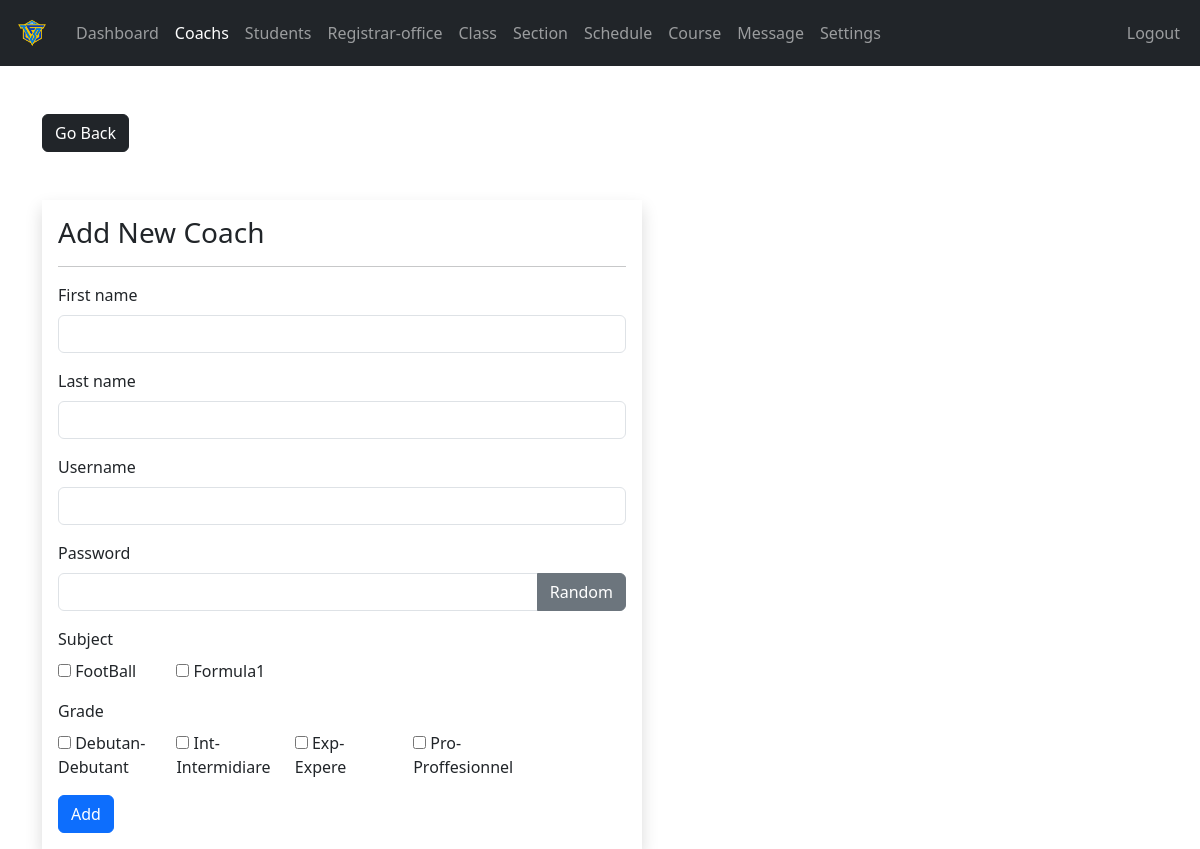
The app's page /admin/coach-add.php (signed in) with its own data.
### tables this page shows
CREATE TABLE `subjects` (
  `subject_id` int(11) NOT NULL,
  `subject` varchar(31) NOT NULL,
  `subject_code` varchar(31) NOT NULL
);

CREATE TABLE `grades` (
  `grade_id` int(11) NOT NULL,
  `grade` varchar(31) NOT NULL,
  `grade_code` varchar(7) NOT NULL
);

### admin/data/subject.php (called while the page is built, shortened)
<?php
function getAllSubjects($conn){
    $sql = "SELECT * FROM subjects";
    $stmt = $conn->prepare($sql);
    $stmt->execute();
    if ($stmt->rowCount() >= 1) {
        $subjects = $stmt->fetchAll();
        return $subjects;
    }else {
        return 0;
    }
}
?>

### admin/data/grade.php (called while the page is built, shortened)
<?php
function getAllGrades($conn){
    $sql = "SELECT * FROM grades";
    $stmt = $conn->prepare($sql);
    $stmt->execute();
    if ($stmt->rowCount() >= 1) {
        $grades = $stmt->fetchAll();
        return $grades;
    }else {
        return 0;
    }
}
?>

### admin/coach-add.php (the view, shortened to what this page needs)
<?php
if (isset($_SESSION['admin_id']) &&
    isset($_SESSION['role'])) {
    if ($_SESSION['role'] == 'Admin') {
       include "../Connexion_BDD.php";
       include "data/subject.php";
       include "data/grade.php";
       $subjects = getAllSubjects($conn);
       $grades = getAllGrades($conn);
       $fname = '';
       $lname = '';
       $uname = '';
 ?>
<!DOCTYPE html>
<html lang="en">
<head>
    <link rel="stylesheet" type="text/css" href="../css/style.css">
    <link rel="stylesheet" href="https://cdn.jsdelivr.net/npm/bootstrap@5.3.3/dist/css/bootstrap.min.css">
    <link rel="stylesheet" href="https://cdnjs.cloudflare.com/ajax/libs/font-awesome/4.7.0/css/font-awesome.min.css">
</head>
<body>
<?php
        include "inc/navbar.php";
     ?>
     <div class="container mt-5">
        <a href="coach.php"
           class="btn btn-dark">Go Back</a>
        <form method="post"
              class="shadow p-3 mt-5 form-w"
              action="req/coach-add.php">
        <h3>Add New Coach</h3><hr>
        <div class="mb-3">
          <label class="form-label">First name</label>
          <input type="text"
                 class="form-control"
                 value="<?=$fname?>"
                 name="fname">
        </div>
        <div class="mb-3">
          <label class="form-label">Last name</label>
          <input type="text"
                 class="form-control"
                 value="<?=$lname?>"
                 name="lname">
        </div>
        <div class="mb-3">
          <label class="form-label">Username</label>
          <input type="text"
                 class="form-control"
                 value="<?=$uname?>"
                 name="username">
        </div>
        <div class="mb-3">
          <label class="form-label">Password</label>
          <div class="input-group mb-3">
              <input type="text"
                     class="form-control"
                     name="pass"
                     id="passInput">
              <button class="btn btn-secondary"
                      id="gBtn">
                      Random</button>
          </div>
        </div>
        <div class="mb-3">
          <label class="form-label">Subject</label>
          <div class="row row-cols-5">
            <?php foreach ($subjects as $subject): ?>
            <div class="col">
              <input type="checkbox"
                     name="subjects[]"
                     value="<?=$subject['subject_id']?>">
                     <?=$subject['subject']?>
            </div>
            <?php endforeach ?>
          </div>
        </div>
        <div class="mb-3">
          <label class="form-label">Grade</label>
          <div class="row row-cols-5">
            <?php foreach ($grades as $grade): ?>
            <div class="col">
              <input type="checkbox"
                     name="grades[]"
                     value="<?=$grade['grade_id']?>">
                     <?=$grade['grade_code']?>-<?=$grade['grade']?>
            </div>
            <?php endforeach ?>
          </div>
        </div>
      <button type="submit" class="btn btn-primary">Add</button>
     </form>
     </div>
</body>
</html>
<?php
  }else {
    header("Location: ../Login.php");
    exit;
  }
}else {
	header("Location: ../Login.php");
	exit;
}
?>

### css/style.css (style rules this page uses)
.form-w { max-width: 600px; width: 100%; }

### records on screen
subjects: subject "FootBall"
subjects: subject "Formula1"
grades: grade_code "Debutan", grade "Debutant"
grades: grade_code "Int", grade "Intermidiare"
grades: grade_code "Exp", grade "Expere"
grades: grade_code "Pro", grade "Proffesionnel"
